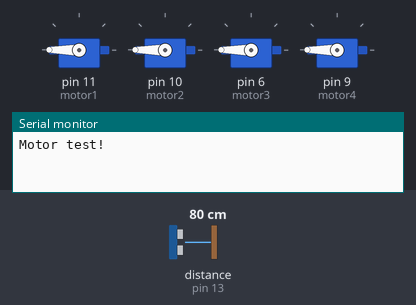
The sketch below on a simulated Arduino Uno, built with avr-gcc and run on an emulated ATmega328P. Shown: 4 × servo, the last lines printed to the serial monitor. Wiring (inferred from the names in the program): ultrasonic range finder: trigger pin 12; echo pin 13. Inputs (shaded band) come from the test bench; at power-on: distance to the obstacle (sensor on pin 13) 80 cm. The echo pulse lasts 58.3 µs per cm.

Above: at 1.2 s.
1.3 s: distance to the obstacle (sensor on pin 13) set to 2 cm
At 2.7 s:
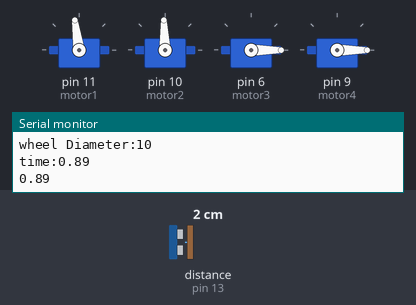
4.3 s: distance to the obstacle (sensor on pin 13) set to 35 cm
At 4.8 s:
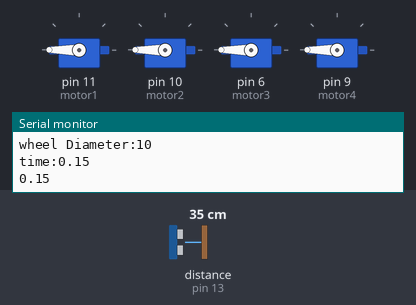
5.9 s: distance to the obstacle (sensor on pin 13) set to 28 cm
7.4 s: distance to the obstacle (sensor on pin 13) set to 23 cm
At 11.1 s:
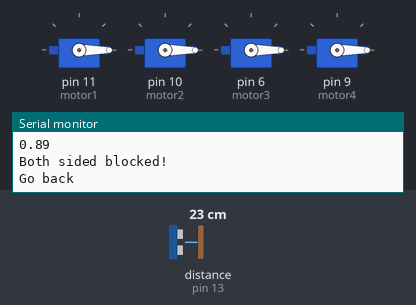
Timing chart, 0 to 11.4 s (numbered marks = the images above; inputs shaded):
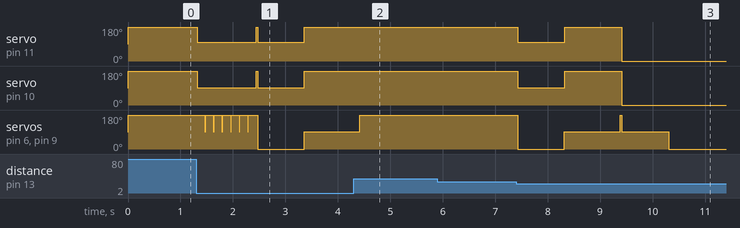

Measured:
- the behaviour switches between 26 and 25 cm on distance to the obstacle (sensor on pin 13) (found by bisection; images 2 and 3)
- after the input at 1.3 s, servo on pin 11 (motor1): 180° → 98° at once, → 180° 2.0 s later; servo on pin 10 (motor2): 180° → 92° at once, → 180° 2.0 s later
- after the input at 4.3 s, servo on pin 11 (motor1), servo on pin 10 (motor2): stays 180° (without the input it goes to 0° after 0.14 s); servo on pin 6 (motor3), servo on pin 9 (motor4): goes on until 4.4 s, then stays 180°
- after the input at 5.9 s, every drawn part: stays the same
- after the input at 7.4 s, servo on pin 11 (motor1): 180° → 98° at once, → 180° 0.89 s later, → 0° 1.1 s later; servo on pin 10 (motor2): 180° → 92° at once, → 180° 0.89 s later, → 0° 1.1 s later; servo on pin 6 (motor3), servo on pin 9 (motor4): 180° → 0° at once, → 92° 0.89 s later, → 0° 2.0 s later

The sketch:

Robot.ino
```cpp
/* Code Written by Roy Pe'er. I've explained all the code in the grey comments.
I recommend you to go over the code, examine it, play with it, improve it and modify it according to your needs.
For more awesome videos, subsrice to my channel:
http://www.youtube.com/subscription_center?add_user=Roypeer1
*/
#include <S3DRServoMotor.h> //import your motor shield library
#include "Arduino.h"
#include <S3DRMotor_calcul.h>

#define trigPin 12 // define the pins of your sensor
#define echoPin 13
uint8_t wheelDiam = 10;
uint8_t width = 20;
uint8_t angle = 0;
bool leftBlocked = false;
bool rightBlocked = false;
S3DRServoMotor motor1(45, 98); // left front.
S3DRServoMotor motor2(45, 92); // left back
S3DRServoMotor motor3(45, 92); // right front.
S3DRServoMotor motor4(45, 92); // right back.
static void turnLeft(uint8_t angle);
static void turnRight(uint8_t angle);
static void goForward();
static void goBackwardAndTurnRight(uint8_t angle);
static void goBackwardAndTurnLeft(uint8_t angle);
static void goBackward();
static void stop();

void setup()
{
	Serial.begin(9600); // begin serial communitication
	Serial.println("Motor test!");
	pinMode(trigPin, OUTPUT); // set the trig pin to output (Send sound waves)
	pinMode(echoPin, INPUT);  // set the echo pin to input (recieve sound waves)
	motor1.attach(11);		  //set the speed of the motors, between 0-255
	motor2.attach(10);
	motor3.attach(6);
	motor4.attach(9);
}

void loop()
{
	long duration, echodistance; // start the scan
	digitalWrite(trigPin, LOW);
	delayMicroseconds(2); // delays are required for a successful sensor operation.
	digitalWrite(trigPin, HIGH);
	delayMicroseconds(10); //this delay is required as well!
	digitalWrite(trigPin, LOW);
	duration = pulseIn(echoPin, HIGH);
	echodistance = (duration / 2) / 29.1; // convert the distance to centimeters.
	goForward();
	if (echodistance < 25)
	{
		if (!leftBlocked)
		{
			if (/*echodistance < 25 ||*/ angle <= 60) /*if there's an obstacle 25 centimeters, ahead, do the following: */
			{
				angle += 10;
				turnLeft(10);
				//stop();
				//delay(2000);
			}
			else if (/*echodistance < 25 ||*/ angle > 60)
			{
				Serial.println("Left blocked!");
				goBackwardAndTurnLeft(60);
				leftBlocked = true;
				angle = 0;
				//stop();
				//delay(2000);
			}
			else
			{
				Serial.println("Found new way!");
				//goForward();
			}
		}
		else if (!rightBlocked)
		{
			if (/*echodistance < 25 ||*/ angle <= 60) /*if there's an obstacle 25 centimers, ahead, do the following: */
			{
				angle += 10;
				turnRight(10);
				//stop();
			}
			else if (/*echodistance < 25 ||*/ angle > 60)
			{
				Serial.println("Right blocked");
				goBackwardAndTurnRight(60);
				//stop();
				//delay(2000);
				rightBlocked = true;
				angle = 0;
			}
			else
			{
				Serial.println("Found new way!!");
				//goForward();
			}
		}
		else if (leftBlocked && rightBlocked)
		{
			Serial.println("Both sided blocked!");
			goBackward();
			delay(5000);
			//stop();
			//delay(2000);
			turnLeft(60);
			//delay(2000);
			leftBlocked = false;
			rightBlocked = false;
		}
	}
	else
	{
		if (leftBlocked)
			leftBlocked = false;
		if (rightBlocked)
			rightBlocked = false;
	}
}

static void turnLeft(uint8_t angle)
{
	Serial.println("Turn left");
	float nbrToTurn;
	nbrToTurn = angleToNumberTurn(angle, width, wheelDiam);
	Serial.print("Nbr Round:");
	Serial.println(nbrToTurn);
	float timeSec = motor2.timeToTurn(nbrToTurn);
	Serial.println(timeSec);
	motor3.run(FORWARD);
	motor4.run(FORWARD);
	motor1.run(RELEASE);
	motor2.run(RELEASE);
	delay(timeSec * 1000);
	motor3.run(RELEASE);
	motor4.run(RELEASE);
}

static void turnRight(uint8_t angle)
{
	Serial.println("Turn right");
	float nbrToTurn;
	nbrToTurn = angleToNumberTurn(angle, width, wheelDiam);
	float timeSec = motor1.timeToTurn(nbrToTurn);
	Serial.println(timeSec);
	motor1.run(FORWARD);
	motor2.run(FORWARD);
	motor3.run(RELEASE);
	motor4.run(RELEASE);
	delay(timeSec * 1000);
	motor1.run(RELEASE);
	motor2.run(RELEASE);
}

static void goBackwardAndTurnRight(uint8_t angle)
{
	Serial.println("go back and turn right");
	float nbrToTurn;
	nbrToTurn = angleToNumberTurn(angle, width, wheelDiam);
	float timeSec = motor2.timeToTurn(nbrToTurn);
	Serial.println(timeSec);
	motor1.run(BACKWARD);
	motor2.run(BACKWARD);
	motor3.run(RELEASE);
	motor4.run(RELEASE);
	delay(timeSec * 1000);
	motor1.run(RELEASE);
	motor2.run(RELEASE);
}

static void goBackwardAndTurnLeft(uint8_t angle)
{
	Serial.println("Go back and turn left");
	float nbrToTurn;
	nbrToTurn = angleToNumberTurn(angle, width, wheelDiam);
	float timeSec = motor1.timeToTurn(nbrToTurn);
	Serial.println(timeSec);
	motor3.run(BACKWARD);
	motor4.run(BACKWARD);
	motor2.run(RELEASE);
	motor1.run(RELEASE);
	delay(timeSec * 1000);
	motor3.run(RELEASE);
	motor4.run(RELEASE);
}

static void goForward()
{
	motor1.run(FORWARD);
	motor2.run(FORWARD);
	motor3.run(FORWARD);
	motor4.run(FORWARD);
}

static void goBackward()
{
	Serial.println("Go back");
	motor1.run(BACKWARD);
	motor2.run(BACKWARD);
	motor3.run(BACKWARD);
	motor4.run(BACKWARD);
}

static void stop()
{
	Serial.println("stop");
	motor1.run(RELEASE);
	motor2.run(RELEASE);
	motor3.run(RELEASE);
	motor4.run(RELEASE);
}
```
